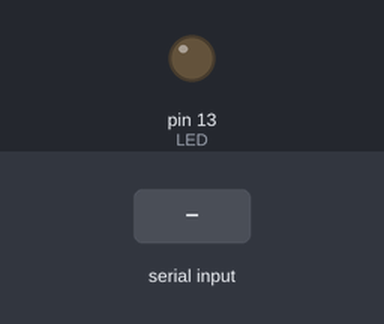
This sketch was run on a simulated Arduino Uno, built with avr-gcc and run on an emulated ATmega328P. Shown: output pins drawn as LEDs (lit = HIGH). Dashed ring = blinking. The test bench sets the inputs (shaded band). What the sketch prints to the serial monitor is not drawn.

Above: at 1.2 s.
1.3 s: "one" received over Serial
At 4.06 s:
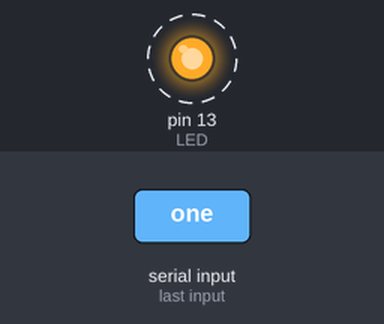
4.3 s: "two" received over Serial
7.3 s: "three" received over Serial
At 9.1 s:
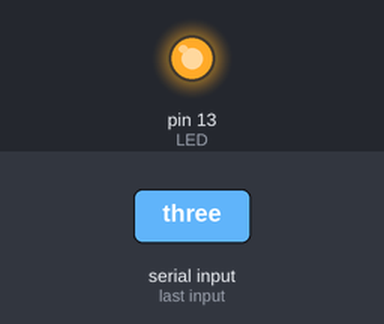
Timing chart, 0 to 10.6 s (numbered marks = the images above; inputs shaded):
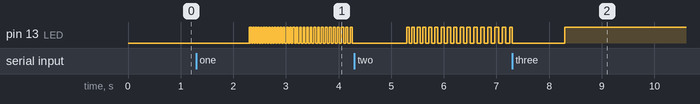

Measured:
- after the input at 1.3 s, pin 13 (LED): alternates HIGH for 0.03 s and LOW for 0.03 s, starting after 1.0 s

The sketch:

LED_On_Off_key_.ino
```cpp
int LED = 13;
int Hswitch = 3;

void setup()
{
    pinMode(LED, OUTPUT);
    pinMode(Hswitch, INPUT_PULLUP);
    Serial.begin(115200);
}
unsigned long cnt = 0;   // key
unsigned long cnt_n = 0; // key
String indata;           // key
bool button = true;
int button_cnt = 0;

void loop()
{
    digitalWrite(Hswitch, LOW);
    cnt = millis();
    cnt_n = cnt - cnt_n;
    if (Serial.available() != 0)
    {
        indata = Serial.readString();
        indata.trim();
    }
    cnt_n = cnt;
    key_con(indata, cnt);

    button_con(button, button_cnt);
}

void key_con(String indata, unsigned long cnt)
{

    if (indata == "one")
    {
        if (cnt - cnt_n <= 1000)
        {
            digitalWrite(LED, HIGH);
            interrupt(cnt_n, cnt);
            digitalWrite(LED, LOW);
            interrupt(cnt_n, cnt);
        }
    }
    else if (indata == "two")
    {
        if (cnt - cnt_n <= 500)
        {
            digitalWrite(LED, HIGH);
            interrupt(cnt_n, cnt);
            digitalWrite(LED, LOW);
            interrupt(cnt_n, cnt);
        }
    }
    else if (indata == "three")
    {
        digitalWrite(LED, HIGH);
    }
    else if (indata == "zero")
    {
        digitalWrite(LED, LOW);
    }
    else if( indata == "clear")
    {
        cnt = 0;
        cnt_n = 0;
    }
    Serial.println(indata);
}

int interrupt(unsigned long cnt_n, unsigned long cnt)
{
    for (int i = 0; i < cnt_n; i++)
    {
        if (Serial.available() != 0)
        {
            break;
        }
    }
    cnt_n = cnt;
}

void button_con(int botton, int botton_cnt)
{
}
```
